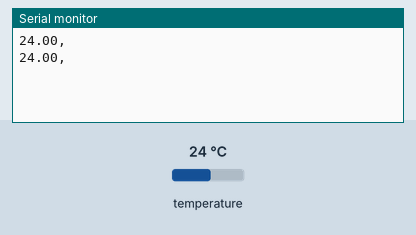
The sketch below on a simulated Arduino Uno, built with avr-gcc and run on an emulated ATmega328P. Shown: the last lines printed to the serial monitor. The inputs (shaded band) are chosen by the test bench; at power-on: temperature 24 °C.

Above: at 4.3 s.
4.4 s: temperature set to 12 °C
At 6.9 s:
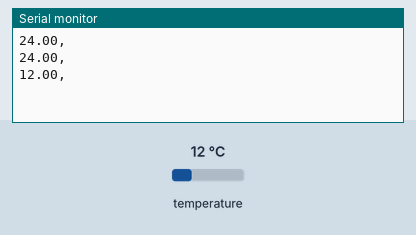
7.3 s: temperature set to 19 °C
At 7.9 s:
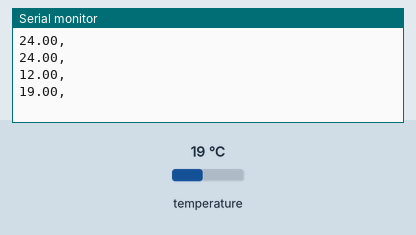
Timing chart, 0 to 10.3 s (numbered marks = the images above; inputs shaded):
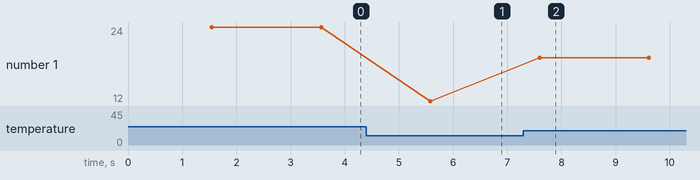

The sketch:

T1.ino
```cpp
#include <OneWireHub.h>
#include <DallasTemperature.h>

//int pinToToggle = 13;

#define ONE_WIRE_BUS_1    2         //ESC                     D2
#define ONE_WIRE_BUS_2    3         //Motor                   D3
//#define ONE_WIRE_BUS_3    2       //ESC3                  A2
//#define ONE_WIRE_BUS_4    3       //ESC4                  A3
//#define ONE_WIRE_BUS_5    4       //MOTOR1                A4
//#define ONE_WIRE_BUS_6    5       //MOTOR2                A5
//#define ONE_WIRE_BUS_7    6       //MOTOR3                A6
//#define ONE_WIRE_BUS_8    7       //MOTOR4                A7
//#define ONE_WIRE_BUS_9    11      //FIXED_WING_MOTOR      A11

float t1, t2, t3, t4, t5, t6, t7, t8, t9;

OneWire oneWire1(ONE_WIRE_BUS_1);
OneWire oneWire2(ONE_WIRE_BUS_2);
//OneWire oneWire3(ONE_WIRE_BUS_3);
//OneWire oneWire4(ONE_WIRE_BUS_4);
//OneWire oneWire5(ONE_WIRE_BUS_5);
//OneWire oneWire6(ONE_WIRE_BUS_6);
//OneWire oneWire7(ONE_WIRE_BUS_7);
//OneWire oneWire8(ONE_WIRE_BUS_8);
//OneWire oneWire9(ONE_WIRE_BUS_9);

DallasTemperature sensors1(&oneWire1);
DallasTemperature sensors2(&oneWire2);
//DallasTemperature sensors3(&oneWire3);
//DallasTemperature sensors4(&oneWire4);
//DallasTemperature sensors5(&oneWire5);
//DallasTemperature sensors6(&oneWire6);
//DallasTemperature sensors7(&oneWire7);
//DallasTemperature sensors8(&oneWire8);
//DallasTemperature sensors9(&oneWire9);

void setup(void)
{
  Serial.begin(9600);

  sensors1.begin();
  sensors2.begin();
//  sensors3.begin();
//  sensors4.begin();
//  sensors5.begin();
//  sensors6.begin();
//  sensors7.begin();
//  sensors8.begin();
//  sensors9.begin();

//  pinMode(PC13, OUTPUT);
}


void loop(void)
{
  sensors1.requestTemperatures();
  sensors2.requestTemperatures();
//  sensors3.requestTemperatures();
//  sensors4.requestTemperatures();
//  sensors5.requestTemperatures();
//  sensors6.requestTemperatures();
//  sensors7.requestTemperatures();
//  sensors8.requestTemperatures();
//  sensors9.requestTemperatures();

  // digitalWrite(PC13, HIGH);

  t1 = sensors1.getTempCByIndex(0);
//  Serial.print("Temperature ESC : \t");
  Serial.print(t1);
  //Serial.print((char)176);
//  Serial.print(" C");
  Serial.print(",");
//  Serial.print("\t || \t");
//
//  t2 = sensors2.getTempCByIndex(0);
////  Serial.print("Temperature Motor : \t");
//  Serial.print(t2);
//  Serial.print("\n");
//
//  t3 = sensors3.getTempCByIndex(0);
//  Serial.print(t3);
//  Serial.print(",");
//
//  t4 = sensors4.getTempCByIndex(0);
//  Serial.print(t4);
//  Serial.print(",");
//
//  t5 = sensors5.getTempCByIndex(0);
//  Serial.print(t5);
//  Serial.print(",");
//
//  t6 = sensors6.getTempCByIndex(0);
//  Serial.print(t6);
//  Serial.print(",");
//
//  t7 = sensors7.getTempCByIndex(0);
//  Serial.print(t7);
//  Serial.print(",");
//
//  t8 = sensors8.getTempCByIndex(0);
//  Serial.print(t8);
//  Serial.print(",");
//
//  t9 = sensors9.getTempCByIndex(0);
//  Serial.print(t9);

  Serial.print("\n\r");
  delay(500);

//  digitalWrite(PC13, LOW);
//  delay(500);
}
```

Measured:
- after the input at 4.4 s, the serial monitor: prints a new line after 1.2 s (image 1)
- after the input at 7.3 s, the serial monitor: prints a new line after 0.30 s (image 2)
- plotted number 1: 24 → 12 after the input at 4.4 s, 12 → 19 after the input at 7.3 s
